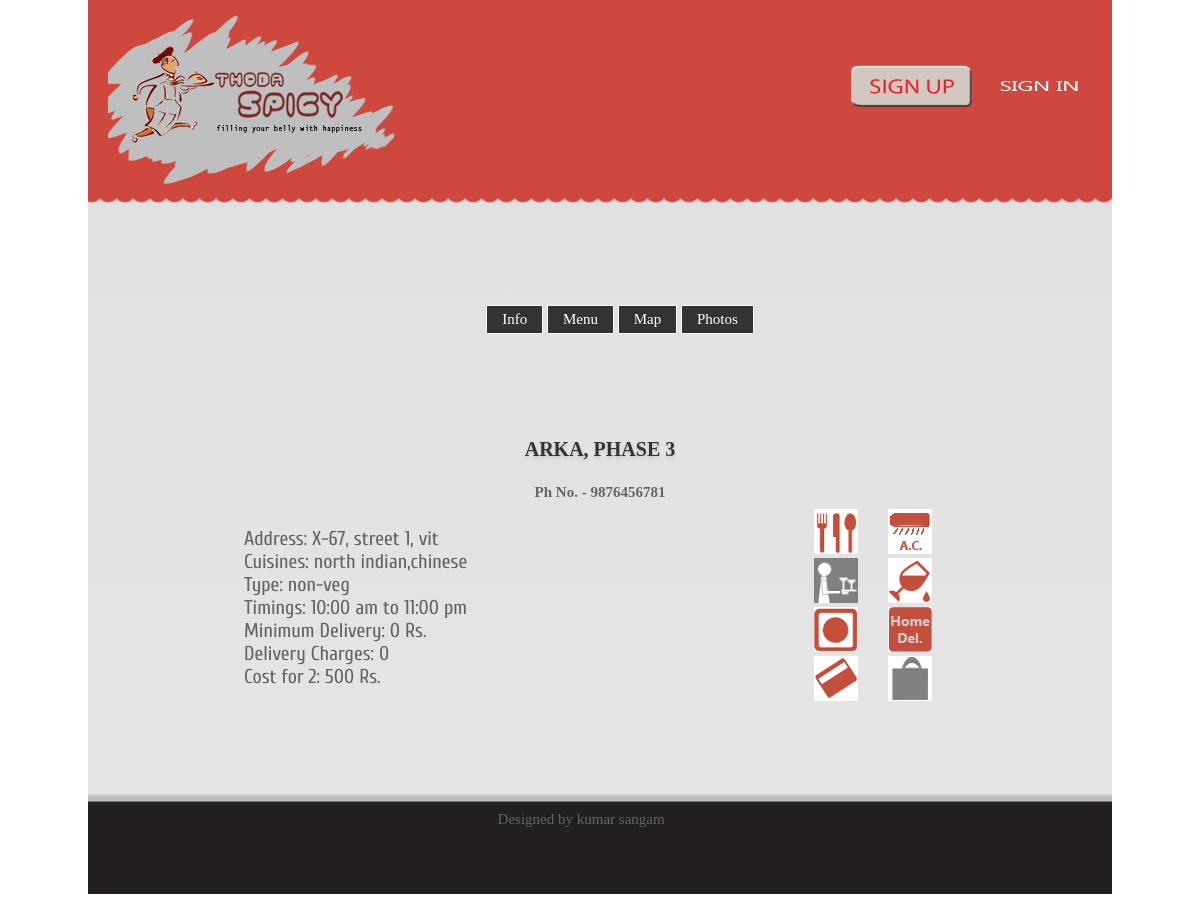
The page /info.php?loc_id=4 on the database its author committed.
### tables this page shows
CREATE TABLE IF NOT EXISTS `business_info` (
  `location_id` int(20) NOT NULL AUTO_INCREMENT,
  `website_id` int(20) NOT NULL,
  `business_name` varchar(50) NOT NULL,
  `business_building` varchar(50) NOT NULL,
  `business_street` varchar(50) NOT NULL,
  `business_city` varchar(20) NOT NULL,
  `business_state` varchar(20) NOT NULL,
  `business_zipcode` int(10) NOT NULL,
  `business_countrycode` int(10) NOT NULL,
  `business_contact` varchar(255) NOT NULL,
  `restaurant_type` varchar(9) NOT NULL,
  `maximum_delivery_km` int(3) NOT NULL,
  `minimum_delivery_cost` int(4) NOT NULL,
  `restaurant_cuisine` set('north indian','chinese') NOT NULL,
  `delivery_charges` int(4) NOT NULL,
  `alcohol_facility` tinyint(1) NOT NULL,
  `dine_in` tinyint(1) NOT NULL,
  `catering` tinyint(1) NOT NULL,
  `credit_card` tinyint(1) NOT NULL,
  `cost_for_two` int(11) NOT NULL,
  `air_conditioned` tinyint(1) NOT NULL,
  `tax` int(4) NOT NULL,
  `take_away` tinyint(1) NOT NULL,
  `thumbnail` varchar(100) NOT NULL,
  `home_delivery` tinyint(1) NOT NULL,
  `open_time` time NOT NULL,
  `close_time` time NOT NULL,
  `restaurant_timings` varchar(20) NOT NULL,
  PRIMARY KEY (`location_id`),
  KEY `website_id` (`website_id`)
);

### info.php (the view, shortened to what this page needs)
<?php
include 'header1.php';
require'rest.php';
$service_row = $info_row;
?>
<html>
<body>
<ul class="inforest">
  <li>Address: <?php echo $info_row['business_building'].', '.$info_row['business_street'].', '.$info_row['business_city']; ?></li><br />
  <li>Cuisines: <?php echo $service_row['restaurant_cuisine'];?></li><br />
  <li>Type: <?php echo $service_row['restaurant_type'];?></li><br />
  <li>Timings: <?php echo $service_row['restaurant_timings'];?></li><br />
  <li>Minimum Delivery: <?php echo $service_row['minimum_delivery_cost'].' Rs.';?></li><br />
  <li>Delivery Charges: <?php echo $service_row['delivery_charges'];?></li><br />
  <li>Cost for 2: <?php echo $service_row['cost_for_two'].' Rs.';?></li><br />
  </ul>
  <div id="infopic">
  <ul class="infopic">
  <li>
  <?php if ($service_row['dine_in'] == 1) {
                    ?><image src="images\dinein.jpg" title="Dine In" ><?php
                } else {
                                ?> <image src="images\dinein_no.jpg" title="No Dine In" ><?php }
                            ?></li>
  &nbsp&nbsp&nbsp&nbsp&nbsp&nbsp<li>
  <?php if ($service_row['air_conditioned'] == 1) {
                    ?><image src="images\AC.jpg" title="Air Conditioned" ><?php
                } else {
                                ?> <image src="images\AC_NO.jpg" title="No Air Conditioning" ><?php }
                            ?></li>&nbsp&nbsp&nbsp&nbsp&nbsp&nbsp&nbsp
  <br><li><?php if ($service_row['catering'] == 1) {
                    ?><image src="images\catering.jpg" title="Catering" ><?php
                } else {
                                ?><image src="images\catering_no.jpg" title="No Catering" ><?php }
                            ?></li>&nbsp&nbsp&nbsp&nbsp&nbsp&nbsp&nbsp
  <li><?php if ($service_row['alcohol_facility'] == 1) {
                    ?><image src="images\alcohol.jpg" title="Alcohol" > <?php
                } else {
                                ?> <image src="images\alcohol_no.jpg" title="No Alcohol" > <?php }
                            ?></li>&nbsp&nbsp&nbsp&nbsp&nbsp&nbsp&nbsp
  <br><li><?php if ($service_row['restaurant_type'] == "veg") {
                    ?><image src="images\veg.jpg" title="Veg" ><?php
                } else {
                            echo "     ";    ?> <image src="images\non_veg.jpg" title="Non Veg" ><?php }
                            ?></li>&nbsp&nbsp&nbsp&nbsp&nbsp&nbsp&nbsp
  <li><?php if ($service_row['home_delivery'] == 1) {
                    ?><image src="images\home_delivery.jpg" title="Home Delivery" ><?php
                } else {
                                ?> <image src="images\home_delivery_no.jpg" title="No Home Delivery" ><?php }
                            ?></li>&nbsp&nbsp&nbsp&nbsp&nbsp&nbsp&nbsp
  <br><li><?php if ($service_row['credit_card'] == 1) {
                    ?><image src="images\credit_card.jpg" title="Credit Card" ><?php
                } else {
                                ?> <image src="images\credit_card_no.jpg" title="No Credit Card" ><?php }
                            ?></li>&nbsp&nbsp&nbsp&nbsp&nbsp&nbsp&nbsp
  <li><?php if ($service_row['take_away'] == 1) {
                    ?><image src="images\take_away.jpg" title="Takeaway" ><?php
                } else {
                                ?> <image src="images\take_away_no.jpg" title="No takeaway" ><?php }
                            ?></li>
</ul>
</div>
</body>
</html>
<html>
<body>
<footer>
                          <div id="footer_text"> <br>
						Designed by kumar sangam
		      		</div>
                        </footer>
</body>
</html>

### rest.php
<?php
$loc_id = $_SESSION['loc_id'];
$result1 = mysql_query("SELECT * FROM `business_info` WHERE location_id = '$loc_id'");
if(mysql_num_rows($result1)==1)
{
    $info_row = mysql_fetch_array($result1);
}
else
{
    echo 'Location ID not valid';
    die();
}
?>
<html>
<body>
<link rel='stylesheet' href='css/style.css'>
<nav>
		<ul>
			<li><a href="info.php">Info</a></li>
			<li><a href="menu.php">Menu</a></li>
			<li><a href="map.php">Map</a></li>
			<li><a href="gallery.php?loc_id=<?php echo $loc_id;?>">Photos</a></li>
		</ul>
</nav>
<h2><?php echo strtoupper($info_row['business_name']); ?></h2>
<h4>Ph No. <?php echo $info_row['business_countrycose'].' - '.$info_row['business_contact'];?></h4>
</body>
</html>

### stylespopup.css (style rules this page uses)
body { background: #fff; line-height: 1; font-size: 12px; font-family: Arial, Tahoma, sans-serif; margin: 0; height: 101%; }

### styles.css (style rules this page uses)
body { font-family: Helvetica; font-size: 12px; color: #63665F }
h1, h2 { font-size: 30px; color: #333; text-shadow: 0px 2px 3px #c5c5c5; text-align: center; }
h2 { font-size: 20px; line-height: 30px; }

### style.css (style rules this page uses)
article, aside, audio, canvas, command, datalist, details, embed, figcaption, figure, footer, header, hgroup, keygen, meter, nav, output, progress, section, source, video { display:block }
body { font-family: Verdana, Geneva, Arial, sans-serif; margin: 0px; }
li { display: inline; list-style:none; }
h4 { text-align:center; }
.inforest { margin-left:150px; font-family: cuprum; font-size:20px; font-weight:normal; padding: 6px; }
#infopic { //border:solid red 3px; margin-top: -220px; float:right; margin-right: 150px; }
.infopic { float:right; }
footer { background-image:url(images/footer.png); height: 100px; background-repeat:repeat-x; margin-top: 100px; }
#footer_text { margin-left:40%; margin-top:20px; //border: solid red 3px; }

### css/style.css (style rules this page uses)
body { font: 14px Georgia, serif; }
nav { display: block; width: 100%; margin: 100px auto; text-align: center; }
nav ul { list-style: none; }
nav li { display: inline-block; }
nav a { display: inline-block; background: #333; color: white; padding: 5px 15px; border: 1px solid white; text-decoration: none; }

### rows shown on the page
business_info: business_name "ARKA, PHASE 3", business_contact "9876456781", business_building "X-67", business_street "street 1", business_city "vit", restaurant_cuisine "north indian,chinese", restaurant_type "non-veg", restaurant_timings "10:00 am to 11:00 pm", minimum_delivery_cost "0", delivery_charges "0", cost_for_two "500"
